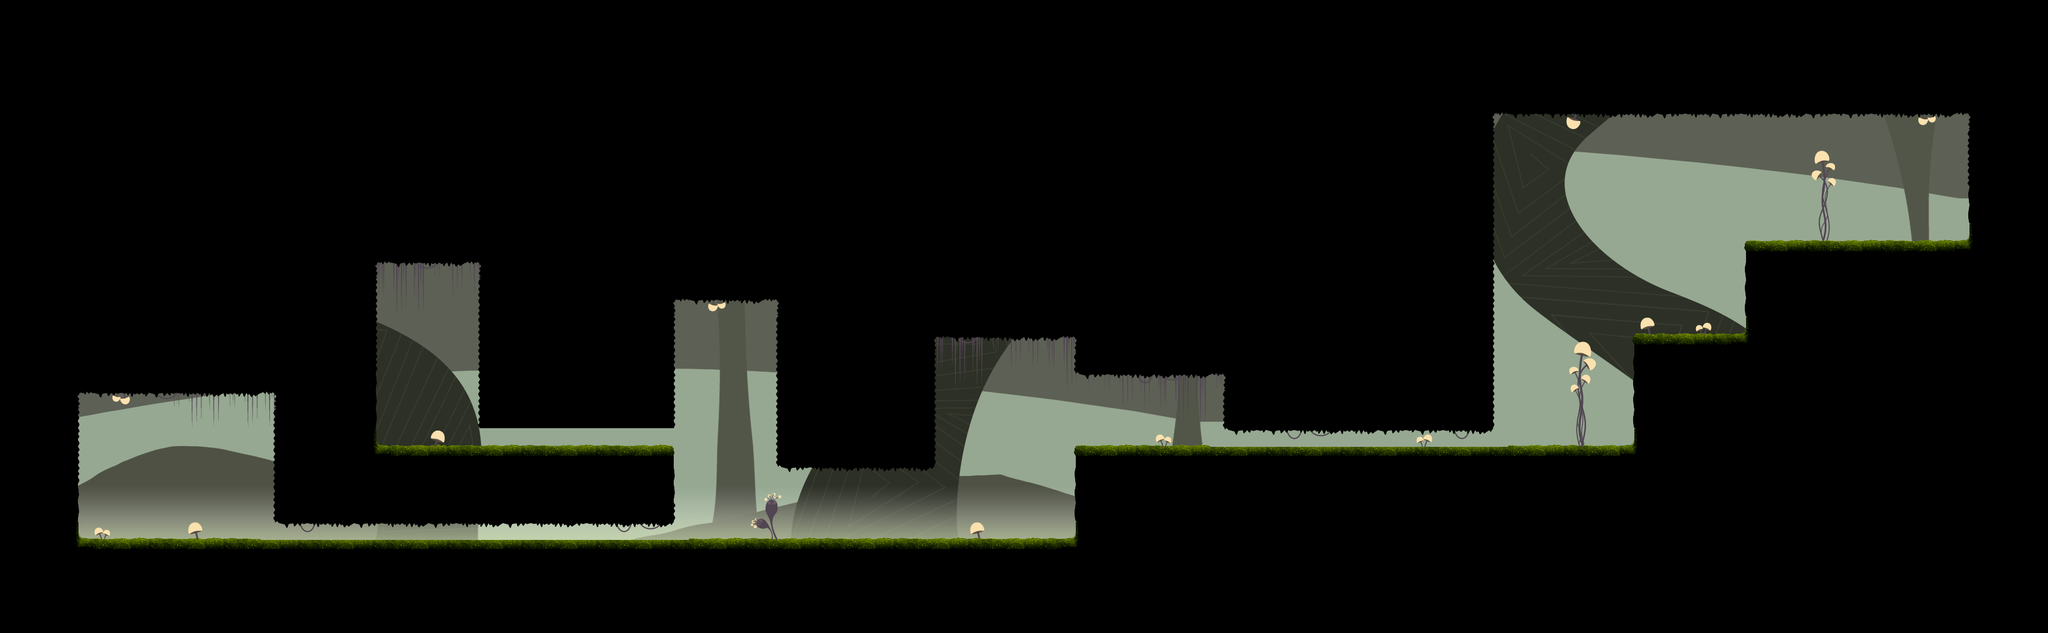

Rendered tile map (Tiled .tmx) drawn with the repository's tilesets; below, a short description and the map source with its tile grids summarised:
An orthogonal 110x34 tile map with 32x32 px tiles, 9 tile layers (Fundo4, Fundo3, Fundo2, Fundo1, ...), 7 tilesets and 26 objects.

<map version="1.0" orientation="orthogonal" width="110" height="34" tilewidth="32" tileheight="32" backgroundcolor="#96a891">
 <tileset firstgid="1" name="plantcave" tilewidth="32" tileheight="32">
  <image source="tilesetplantcave.png" width="256" height="256" />
 </tileset>
 <tileset firstgid="65" name="plants" tilewidth="32" tileheight="32">
  <image source="PlantsTileset.png" width="256" height="256" />
 </tileset>
 <tileset firstgid="129" name="fog" tilewidth="32" tileheight="32">
  <image source="fog.png" width="128" height="128" />
 </tileset>
 <tileset firstgid="145" name="Fundo1" tilewidth="32" tileheight="32">
  <image source="Fundo1.png" width="2048" height="1024" />
 </tileset>
 <tileset firstgid="2193" name="Fundo2" tilewidth="32" tileheight="32">
  <image source="Fundo2.png" width="2048" height="1024" />
 </tileset>
 <tileset firstgid="4241" name="Fundo3" tilewidth="32" tileheight="32">
  <image source="Fundo3.png" width="2048" height="1024" />
 </tileset>
 <tileset firstgid="6289" name="Fundo4" tilewidth="32" tileheight="32">
  <image source="Fundo4.png" width="2048" height="1024" />
 </tileset>
 <layer name="Fundo4" width="110" height="34">
  <data>[3740 cells, 1682 non-empty, 896 distinct tile ids]</data>
 </layer>
 <layer name="Fundo3" width="110" height="34">
  <data>[3740 cells, 1301 non-empty, 1301 distinct tile ids]</data>
 </layer>
 <layer name="Fundo2" width="110" height="34">
  <data>[3740 cells, 444 non-empty, 444 distinct tile ids]</data>
 </layer>
 <layer name="Fundo1" width="110" height="34">
  <data>[3740 cells, 2016 non-empty, 1344 distinct tile ids]</data>
 </layer>
 <layer name="Nevoa" width="110" height="34">
  <data>[3740 cells, 224 non-empty, 16 distinct tile ids]</data>
 </layer>
 <layer name="Tiles 4" width="110" height="34">
  <data>[3740 cells, 17 non-empty, 3 distinct tile ids]</data>
 </layer>
 <layer name="Tiles 3" width="110" height="34">
  <data>[3740 cells, 108 non-empty, 25 distinct tile ids]</data>
 </layer>
 <layer name="Tiles 2 (Game)" width="110" height="34">
  <data>[3740 cells, 3304 non-empty, 31 distinct tile ids]</data>
 </layer>
 <layer name="Tiles 1" width="110" height="34">
  <data>[3740 cells, 22 non-empty, 22 distinct tile ids]</data>
 </layer>
 <objectgroup name="Collider" width="110" height="34" visible="0">
  <object x="0" y="0" width="2560" height="448" />
  <object x="2560" y="0" width="960" height="192" />
  <object x="3392" y="192" width="128" height="896" />
  <object x="3008" y="416" width="384" height="672" />
  <object x="2816" y="576" width="192" height="512" />
  <object x="1856" y="768" width="960" height="320" />
  <object x="128" y="928" width="1728" height="160" />
  <object x="0" y="448" width="128" height="640" />
  <object x="128" y="448" width="512" height="224" />
  <object x="480" y="672" width="160" height="224" />
  <object x="640" y="768" width="512" height="128" />
  <object x="832" y="448" width="320" height="288" />
  <object x="2112" y="448" width="448" height="288" />
  <object x="1856" y="448" width="256" height="192" />
  <object x="1600" y="448" width="256" height="128" />
  <object x="1344" y="448" width="256" height="352" />
  <object x="1152" y="448" width="192" height="64" />
 </objectgroup>
 <objectgroup name="Bounds" width="110" height="34" visible="0">
  <object x="0" y="0">
   <ellipse />
  </object>
  <object x="3520" y="1088">
   <ellipse />
  </object>
 </objectgroup>
 <objectgroup name="Lumens" width="110" height="34" visible="0">
  <object x="736" y="608">
   <ellipse />
  </object>
  <object x="2688" y="512">
   <ellipse />
  </object>
 </objectgroup>
 <objectgroup name="Portal" width="110" height="34">
  <object x="3235" y="412">
   <ellipse />
  </object>
 </objectgroup>
 <objectgroup name="PlantaCospeBaixo" width="110" height="34" visible="0">
  <object x="2688" y="192">
   <ellipse />
  </object>
 </objectgroup>
 <objectgroup name="PedraVertical" width="110" height="34" visible="0">
  <object x="1376" y="928">
   <ellipse />
  </object>
  <object x="1888" y="768">
   <ellipse />
  </object>
 </objectgroup>
 <objectgroup name="PluStart" width="110" height="34" visible="0">
  <object x="256" y="896" width="32" height="32">
   <ellipse />
  </object>
 </objectgroup>
</map>
